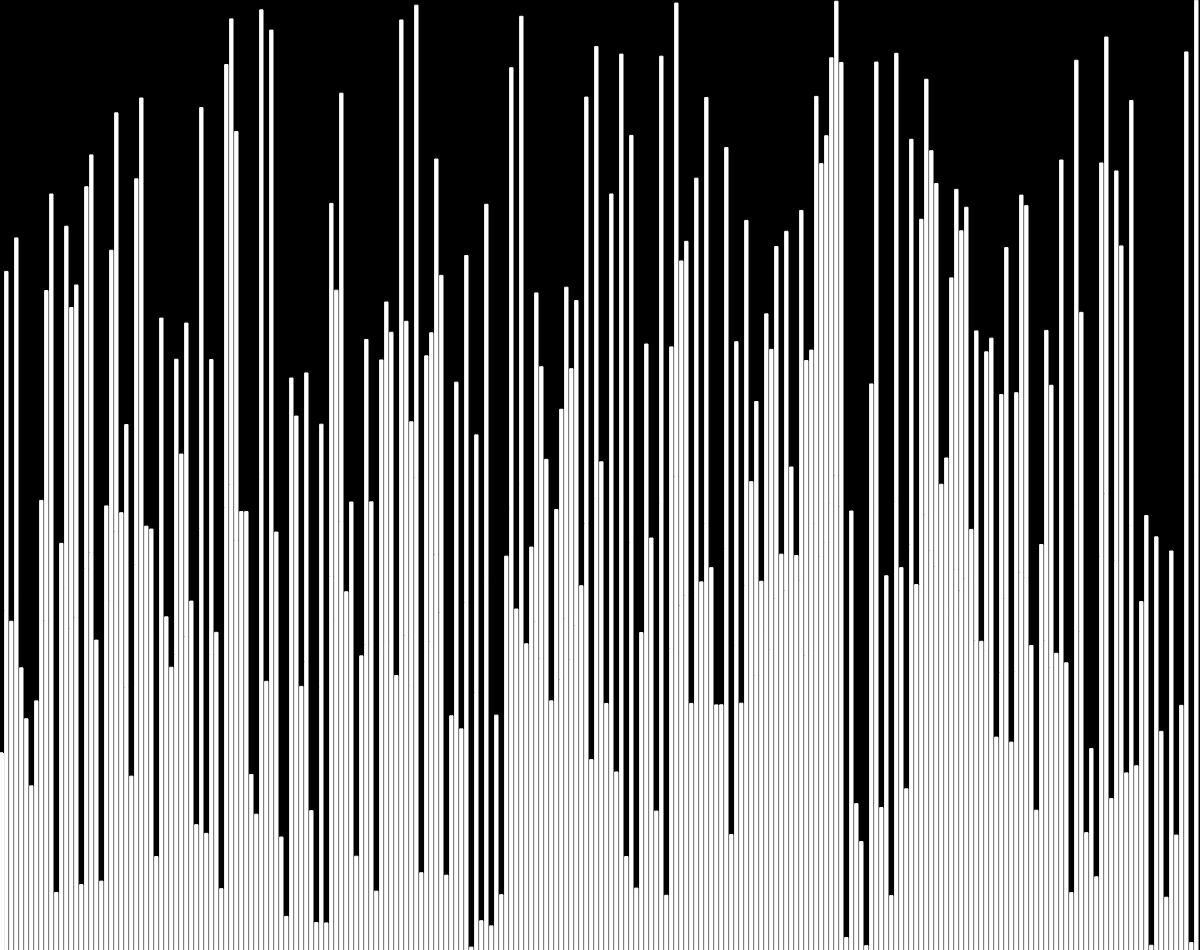
Frame 1 (no input)
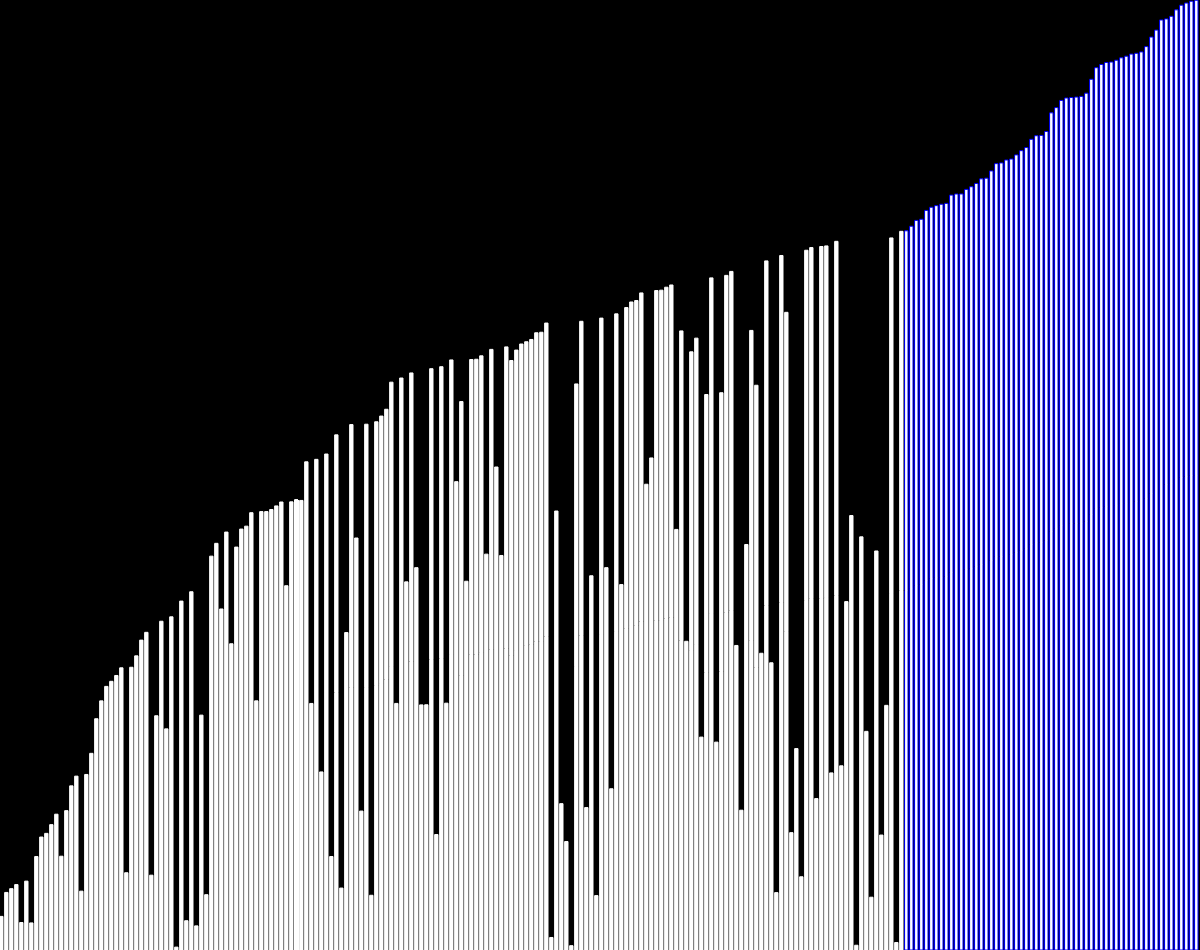
Frame 60 (no input)
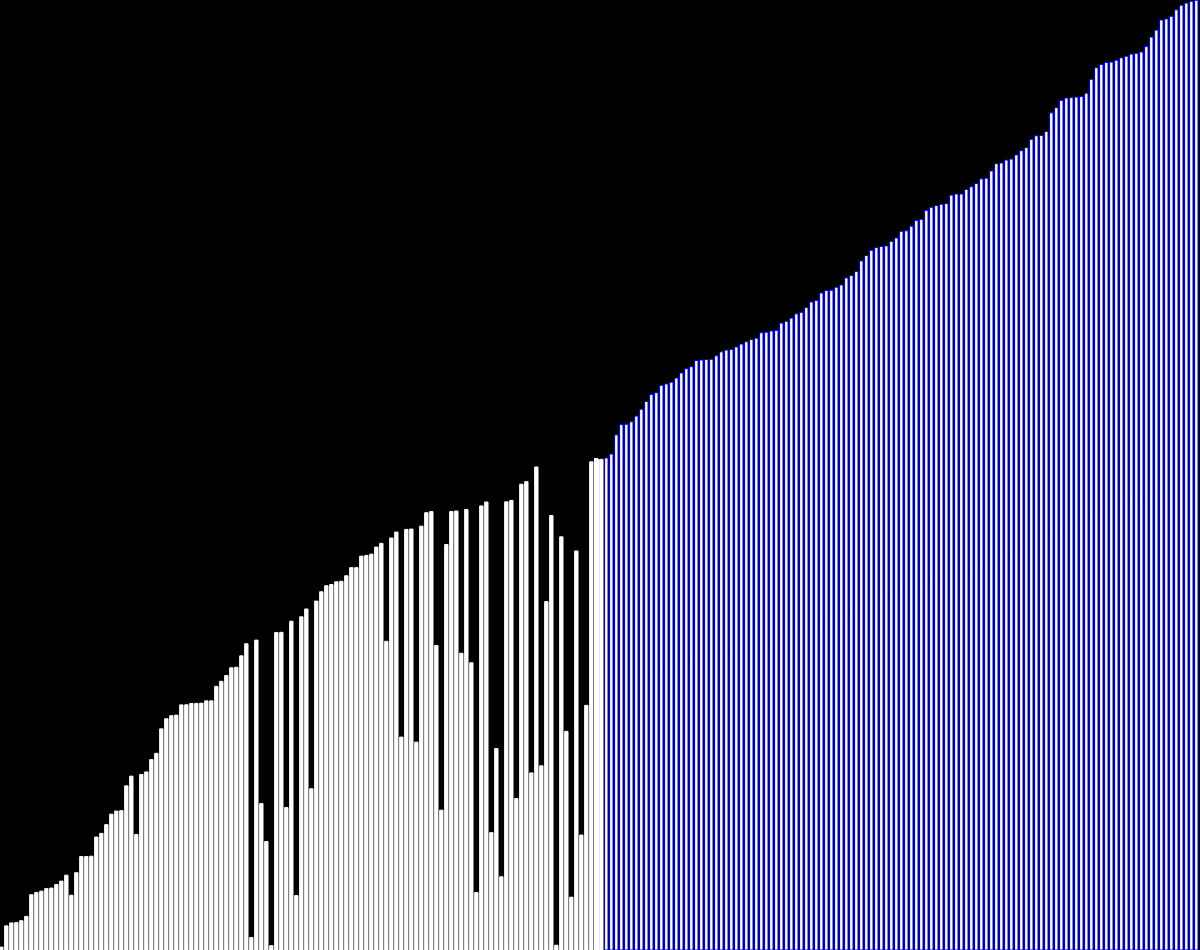
Frame 120 (the mouse pressed at the canvas centre since frame 60)

The p5.js sketch that drew these frames (run headless with seeded random() and noise() and a simulated clock; from frame 60 on, the mouse is pressed at the canvas centre):

// p5.js sketch
// ── sketch.js
// Daniel Shiffman
// http://youtube.com/thecodingtrain
// http://codingtra.in

// Coding Challenge #114: Bubble Sort Visualization
// https://youtu.be/67k3I2GxTH8

let values = [];

let i = 0;
let j = 0;
let barWidth = 5;
function setup() {
  let w = parseInt(windowWidth / barWidth);
  console.log();
  createCanvas(windowWidth, windowHeight - 50);

  values = new Array(w);
  console.log(values);
  for (let i = 0; i < values.length; i++) {
    values[i] = random(height);
    // values[i] = noise(i / 100.0) * height;
  }
}

function draw() {
  background(0);

  if (i < values.length) {
    for (let j = 0; j < values.length - i - 1; j++) {
      let a = values[j];
      let b = values[j + 1];
      if (a > b) {
        // fill(0, 128, 0);
        // rect(j * barWidth, height - values[j], 3, values[j]);
        // stroke(255, 0, 0);
        // rect((j + 1) * barWidth, height - values[j + 1], 3, values[j + 1]);
        swap(values, j, j + 1);
      } else {
        stroke(255);
        rect(i * barWidth, height - values[i], 3, values[i]);
      }
    }
  } else {
    console.log("finished");
    noLoop();
  }

  for (let k = 0; k < values.length; k++) {
    if (k > values.length - i - 1) stroke(0, 0, 255);
    else stroke(255);
    rect(k * barWidth, height - values[k], 3, values[k]);
  }
  i++;
  // frameRate(3);
}

function swap(arr, a, b) {
  let temp = arr[a];
  arr[a] = arr[b];
  arr[b] = temp;
}
